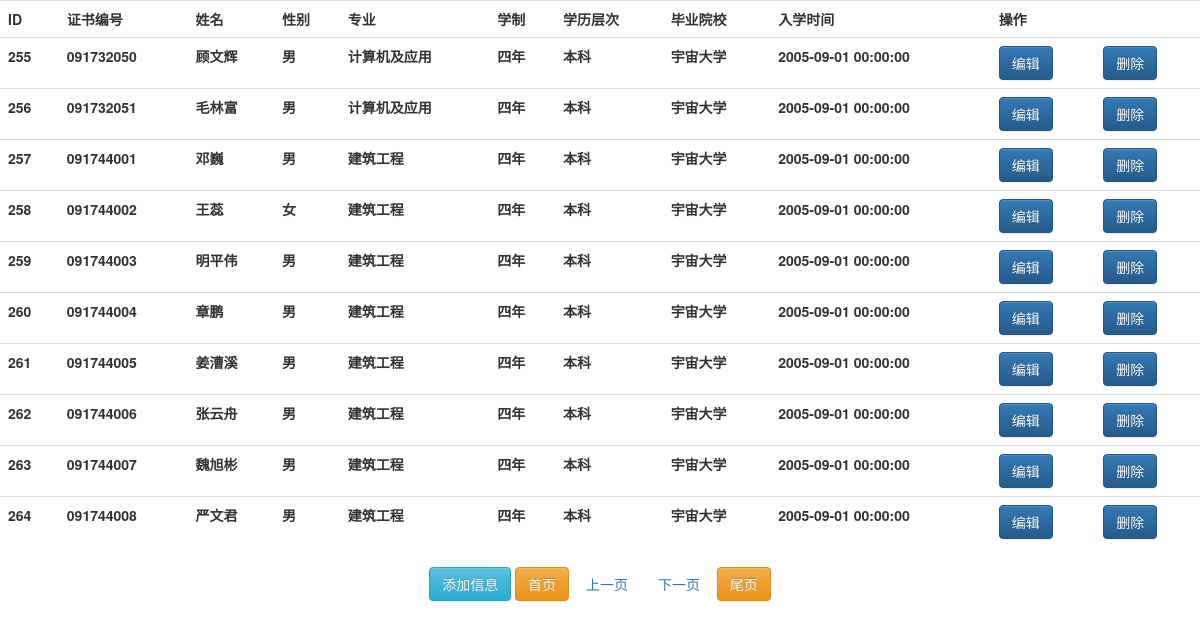
/?page_no=26, run on the app's committed database.
### tables this page shows
CREATE TABLE `info` (
  `ID` int(10) NOT NULL AUTO_INCREMENT,
  `证书编号` varchar(255) DEFAULT NULL,
  `姓名` varchar(255) DEFAULT NULL,
  `性别` varchar(255) DEFAULT NULL,
  `专业` varchar(255) DEFAULT NULL,
  `学制` varchar(255) DEFAULT NULL,
  `学历层次` varchar(255) DEFAULT NULL,
  `毕业院校` varchar(255) DEFAULT NULL,
  `入学时间` datetime DEFAULT NULL,
  PRIMARY KEY (`ID`)
);

### index.php (the view, shortened to what this page needs)
<!DOCTYPE html>
<html lang="en">
<head>
    <link rel="stylesheet" href="//cdn.bootcss.com/bootstrap/3.3.5/css/bootstrap.min.css">
    <link rel="stylesheet" href="//cdn.bootcss.com/bootstrap/3.3.5/css/bootstrap-theme.min.css">
</head>
<?php
$count = mysql_query("select * from info");
$page_count_all = mysql_num_rows($count);
$page_count = ceil($page_count_all/20);
$page_start = isset($_GET['page_no'])?$_GET['page_no']:1;
$page_size = 10;
$start_no = ($page_start-1)*$page_size;
$rs = mysql_query("select * from info limit $start_no,$page_size");
?>
<body align= "center">
<table class="table">
    <tr>
        <th >ID</th>
        <th>证书编号</th>
        <th>姓名</th>
        <th>性别</th>
        <th>专业</th>
        <th>学制</th>
        <th>学历层次</th>
        <th>毕业院校</th>
        <th>入学时间</th>
        <th colspan="2">操作</th>
    </tr>
    <?php
    while ($info = mysql_fetch_assoc($rs)) {
        ?>
        <tr>
            <th><?php echo $info['ID']?></th>
            <th><?php echo $info['证书编号']?></th>
            <th><?php echo $info['姓名']?></th>
            <th><?php echo $info['性别']?></th>
            <th><?php echo $info['专业']?></th>
            <th><?php echo $info['学制']?></th>
            <th><?php echo $info['学历层次']?></th>
            <th><?php echo $info['毕业院校']?></th>
            <th><?php echo $info['入学时间']?></th>
            <th><a href="#" class="btn btn-primary">编辑</a></th>
            <th><a href="del.php?id=<?php echo $info['ID']?>" class="btn btn-primary" onclick="return confirm('是否删除该记录？')">删除</a></th>
        </tr>
        <?php
    }
    ?>
</table>
<div align= "center">
<a href="insert.php" class="btn btn-info">添加信息</a>
<a class="btn btn-warning" href="?page_no=1">首页</a>
<a class="btn " href="?page_no=<?php echo $page_start-1 > 0 ? $page_start-1 :1 ?>">上一页</a>
<a class="btn " href="?page_no=<?php echo $page_start+1 > $page_count ? $page_count :$page_start+1 ?>">下一页</a>
<a class="btn btn-warning" href="?page_no=<?php echo $page_count ?>">尾页</a>
</div>
</body>
</html>

### data on the page
info: ID "255", 证书编号 "091732050", 姓名 "顾文辉", 性别 "男", 专业 "计算机及应用", 学制 "四年", 学历层次 "本科", 毕业院校 "宇宙大学", 入学时间 "2005-09-01 00:00:00"
info: ID "256", 证书编号 "091732051", 姓名 "毛林富", 性别 "男", 专业 "计算机及应用", 学制 "四年", 学历层次 "本科", 毕业院校 "宇宙大学", 入学时间 "2005-09-01 00:00:00"
info: ID "257", 证书编号 "091744001", 姓名 "邓巍", 性别 "男", 专业 "建筑工程", 学制 "四年", 学历层次 "本科", 毕业院校 "宇宙大学", 入学时间 "2005-09-01 00:00:00"
info: ID "258", 证书编号 "091744002", 姓名 "王蕊", 性别 "女", 专业 "建筑工程", 学制 "四年", 学历层次 "本科", 毕业院校 "宇宙大学", 入学时间 "2005-09-01 00:00:00"
info: ID "259", 证书编号 "091744003", 姓名 "明平伟", 性别 "男", 专业 "建筑工程", 学制 "四年", 学历层次 "本科", 毕业院校 "宇宙大学", 入学时间 "2005-09-01 00:00:00"
info: ID "260", 证书编号 "091744004", 姓名 "章鹏", 性别 "男", 专业 "建筑工程", 学制 "四年", 学历层次 "本科", 毕业院校 "宇宙大学", 入学时间 "2005-09-01 00:00:00"
info: ID "261", 证书编号 "091744005", 姓名 "姜漕溪", 性别 "男", 专业 "建筑工程", 学制 "四年", 学历层次 "本科", 毕业院校 "宇宙大学", 入学时间 "2005-09-01 00:00:00"
info: ID "262", 证书编号 "091744006", 姓名 "张云舟", 性别 "男", 专业 "建筑工程", 学制 "四年", 学历层次 "本科", 毕业院校 "宇宙大学", 入学时间 "2005-09-01 00:00:00"
info: ID "263", 证书编号 "091744007", 姓名 "魏旭彬", 性别 "男", 专业 "建筑工程", 学制 "四年", 学历层次 "本科", 毕业院校 "宇宙大学", 入学时间 "2005-09-01 00:00:00"
info: ID "264", 证书编号 "091744008", 姓名 "严文君", 性别 "男", 专业 "建筑工程", 学制 "四年", 学历层次 "本科", 毕业院校 "宇宙大学", 入学时间 "2005-09-01 00:00:00"
